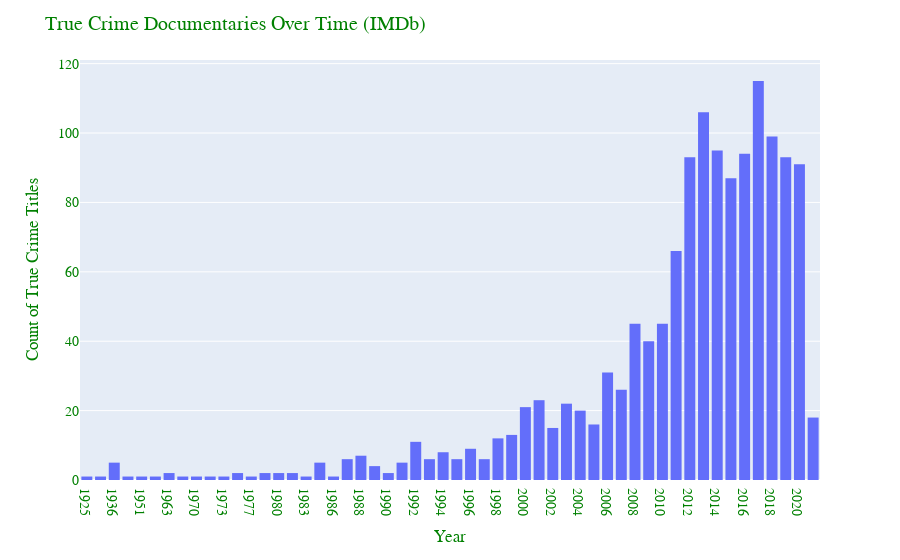

The notebook cell saved with this chart:
### Markdown cell above
### __Has there been a change in volume of True Crime documentaries over time?__

Create a time series chart from the media_titles dataframe, with the x axis being years and the y being the count of titles.  Each year should have a single bar representing the count of True Crime titles.

_Assumptions:_
  * IMDB is _comprehensive_, meaning it has all the titles we need to truly get a count of titles for True Crime media.  We have already cleaned the data and dropped many titles, so we can only use this data to approximately _compare the years_ to each other.

### Code cell
media_titles.sort_values(by='startYear', inplace=True)
true_crime_titles = media_titles[media_titles.isTrueCrime]
fig = px.histogram(true_crime_titles, x='startYear')

fig.update_layout(
    title="True Crime Documentaries Over Time (IMDb)",
    xaxis_title="Year",
    yaxis_title="Count of True Crime Titles",
    font=dict(
        family="Times New Roman",
        size=14,
        color="Green"
    )
)

### Figure 1 — Plotly figure (JSON) as saved in the notebook; plotly's stock layout.template omitted (floating-point values rounded to 4 significant figures; data arrays with more than 128 entries replaced by an {"elided": "..."} marker saying what was removed)
{"data": [{"alignmentgroup": "True", "bingroup": "x", "hovertemplate": "startYear=%{x}<br>count=%{y}<extra></extra>", "legendgroup": "", "marker": {"color": "#636efa"}, "name": "", "offsetgroup": "", "orientation": "v", "showlegend": false, "type": "histogram", "x": {"elided": "1388 str values"}, "xaxis": "x", "yaxis": "y"}], "layout": {"barmode": "relative", "font": {"color": "Green", "family": "Times New Roman", "size": 14}, "legend": {"tracegroupgap": 0}, "margin": {"t": 60}, "title": {"text": "True Crime Documentaries Over Time (IMDb)"}, "xaxis": {"anchor": "y", "domain": [0, 1], "title": {"text": "Year"}}, "yaxis": {"anchor": "x", "domain": [0, 1], "title": {"text": "Count of True Crime Titles"}}}}
